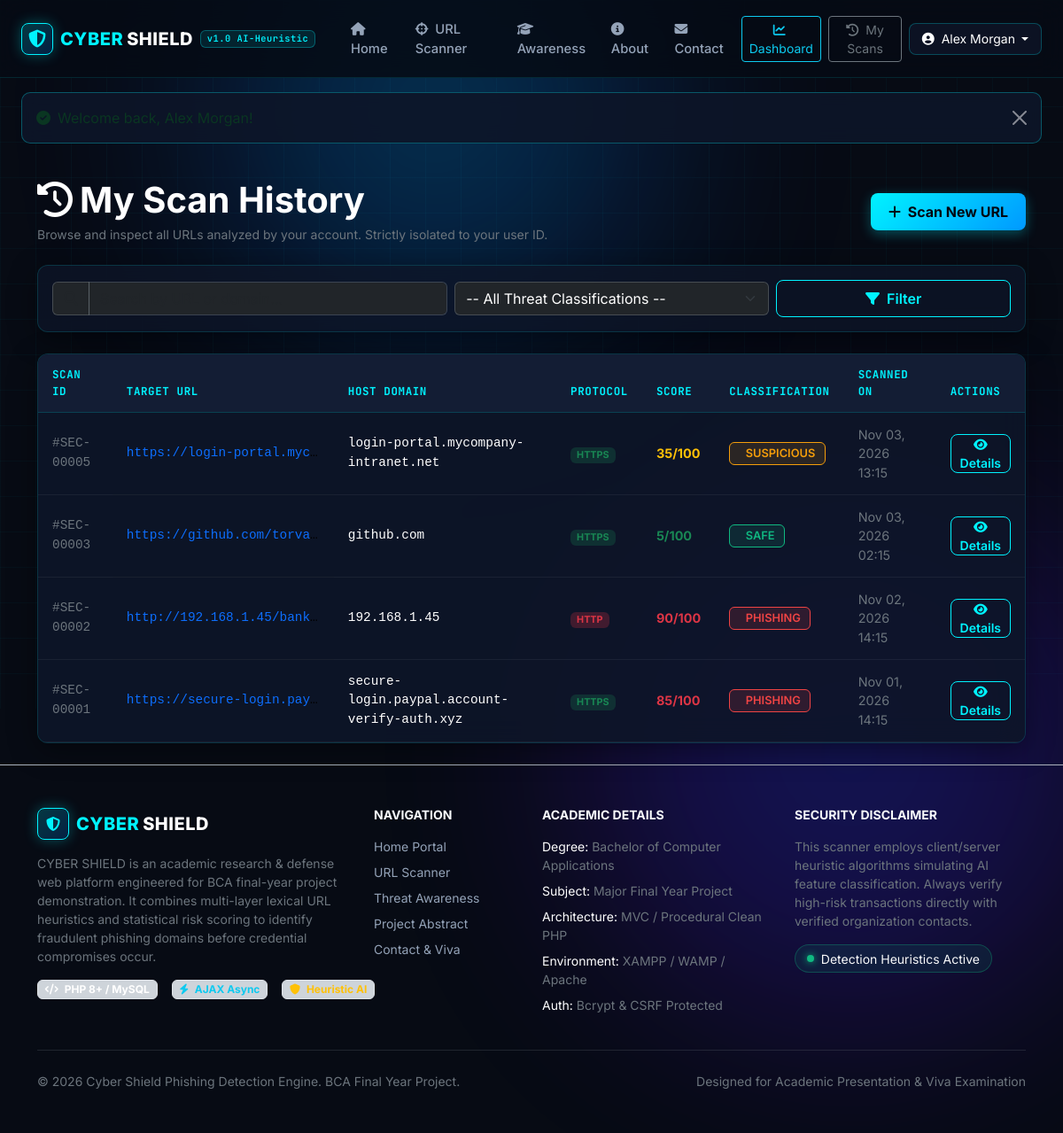
/user/scans.php (signed in), run on the app's committed database.
### tables this page shows
CREATE TABLE IF NOT EXISTS `scans` (
  `id` INT UNSIGNED AUTO_INCREMENT PRIMARY KEY,
  `user_id` INT UNSIGNED NULL,
  `url` TEXT NOT NULL,
  `domain` VARCHAR(255) NOT NULL,
  `protocol` VARCHAR(10) NOT NULL,
  `risk_score` TINYINT UNSIGNED NOT NULL DEFAULT 0,
  `result` ENUM('SAFE', 'SUSPICIOUS', 'PHISHING') NOT NULL,
  `url_length` INT UNSIGNED NOT NULL DEFAULT 0,
  `has_https` TINYINT(1) NOT NULL DEFAULT 0,
  `has_ip` TINYINT(1) NOT NULL DEFAULT 0,
  `suspicious_keywords` TEXT DEFAULT NULL,
  `subdomain_count` INT UNSIGNED NOT NULL DEFAULT 0,
  `special_character_count` INT UNSIGNED NOT NULL DEFAULT 0,
  `analysis_data` LONGTEXT DEFAULT NULL,
  `reasons` TEXT DEFAULT NULL,
  `ip_address` VARCHAR(45) DEFAULT NULL,
  `created_at` TIMESTAMP DEFAULT CURRENT_TIMESTAMP,
  INDEX `idx_user_id` (`user_id`),
  INDEX `idx_result` (`result`),
  INDEX `idx_risk_score` (`risk_score`),
  INDEX `idx_created_at` (`created_at`),
  CONSTRAINT `fk_scans_user` FOREIGN KEY (`user_id`) REFERENCES `users` (`id`) ON DELETE SET NULL ON UPDATE CASCADE
);

### user/scans.php (the view, shortened to what this page needs)
<?php
$currentUser = getCurrentUser();
$userId = $currentUser['id'];
$db = getDBConnection();
$search = trim($_GET['q'] ?? '');
$page = max(1, (int)($_GET['page'] ?? 1));
$limit = 10;
$offset = ($page - 1) * $limit;
$conditions = ['user_id = :user_id'];
$params = [':user_id' => $userId];
$whereClause = implode(' AND ', $conditions);
$dataSql = "
    SELECT * FROM scans
    WHERE {$whereClause}
    ORDER BY created_at DESC
    LIMIT {$limit} OFFSET {$offset}
";
$dataStmt = $db->prepare($dataSql);
$dataStmt->execute($params);
$scans = $dataStmt->fetchAll();
require_once __DIR__ . '/../includes/header.php';
require_once __DIR__ . '/../includes/navbar.php';
?>
<div class="container py-4">
    <div class="d-flex flex-column flex-md-row justify-content-between align-items-md-center mb-4 gap-3">
        <div>
            <h1 class="text-white fw-bold mb-1"><i class="fa-solid fa-clock-rotate-left text-cyan me-2"></i>My Scan History</h1>
            <p class="text-secondary small mb-0">Browse and inspect all URLs analyzed by your account. Strictly isolated to your user ID.</p>
        </div>
        <a href="<?= BASE_URL ?>/checker.php" class="btn btn-cyan">
            <i class="fa-solid fa-plus me-1"></i> Scan New URL
        </a>
    </div>
    <div class="cyber-card p-3 mb-4">
        <form method="GET" action="scans.php" class="row g-2 align-items-center">
            <div class="col-md-5">
                <div class="input-group">
                    <span class="input-group-text bg-dark border-secondary border-opacity-50 text-cyan">
                        <i class="fa-solid fa-magnifying-glass"></i>
                    </span>
                    <input
                        type="text"
                        name="q"
                        class="form-control bg-dark text-white border-secondary border-opacity-50"
                        placeholder="Search by URL or domain..."
                        value="<?= htmlspecialchars($search, ENT_QUOTES, 'UTF-8') ?>"
                    >
                </div>
            </div>
            <div class="col-md-4">
                <select name="result" class="form-select bg-dark text-white border-secondary border-opacity-50">
                    <option value="">-- All Threat Classifications --</option>
                </select>
            </div>
            <div class="col-md-3 d-flex gap-2">
                <button type="submit" class="btn btn-outline-cyan w-100">
                    <i class="fa-solid fa-filter me-1"></i> Filter
                </button>
            </div>
        </form>
    </div>
    <div class="cyber-card p-0 overflow-hidden">
        <div class="table-responsive">
            <table class="table table-cyber mb-0">
                <thead>
                    <tr>
                        <th>Scan ID</th>
                        <th>Target URL</th>
                        <th>Host Domain</th>
                        <th>Protocol</th>
                        <th>Score</th>
                        <th>Classification</th>
                        <th>Scanned On</th>
                        <th>Actions</th>
                    </tr>
                </thead>
                <tbody>
                    <?php if (empty($scans)): ?>
                        <tr>
                            <td colspan="8" class="text-center py-5 text-secondary">
                                <i class="fa-solid fa-inbox fs-2 mb-2 text-cyan d-block"></i>
                                No scan records found matching your filters.
                            </td>
                        </tr>
                    <?php else: ?>
                        <?php foreach ($scans as $s): ?>
                            <tr>
                                <td class="font-monospace text-secondary small">#SEC-<?= str_pad((string)$s['id'], 5, '0', STR_PAD_LEFT) ?></td>
                                <td class="font-monospace small text-truncate" style="max-width: 250px;">
                                    <a href="scan-details.php?id=<?= $s['id'] ?>" class="text-cyan text-decoration-none">
                                        <?= htmlspecialchars($s['url'], ENT_QUOTES, 'UTF-8') ?>
                                    </a>
                                </td>
                                <td class="font-monospace small text-white"><?= htmlspecialchars($s['domain']) ?></td>
                                <td>
                                    <span class="badge <?= $s['has_https'] ? 'bg-success bg-opacity-25 text-success' : 'bg-danger bg-opacity-25 text-danger' ?> small">
                                        <?= strtoupper($s['protocol']) ?>
                                    </span>
                                </td>
                                <td>
                                    <span class="fw-bold <?= $s['risk_score'] > 59 ? 'text-danger' : ($s['risk_score'] > 29 ? 'text-warning' : 'text-success') ?>">
                                        <?= (int)$s['risk_score'] ?>/100
                                    </span>
                                </td>
                                <td><?= renderResultBadge($s['result']) ?></td>
                                <td class="text-secondary small"><?= date('M d, Y H:i', strtotime($s['created_at'])) ?></td>
                                <td>
                                    <a href="scan-details.php?id=<?= $s['id'] ?>" class="btn btn-outline-cyan btn-sm py-0 px-2" title="Inspect Analysis">
                                        <i class="fa-solid fa-eye"></i> Details
                                    </a>
                                </td>
                            </tr>
                        <?php endforeach; ?>
                    <?php endif; ?>
                </tbody>
            </table>
        </div>
    </div>
</div>
<?php require_once __DIR__ . '/../includes/footer.php'; ?>

### includes/functions.php (shortened to what this page needs)
<?php
function getFlashMessage(): ?array {
    if (isset($_SESSION['flash'])) {
        $flash = $_SESSION['flash'];
        return $flash;
    }
    return null;
}
function renderFlashMessage(): string {
    $flash = getFlashMessage();
    $alertType = htmlspecialchars($flash['type'], ENT_QUOTES, 'UTF-8');
    $alertMsg  = htmlspecialchars($flash['message'], ENT_QUOTES, 'UTF-8');
    $icon = match($flash['type']) {
        'success' => '<i class="fa-solid fa-circle-check me-2"></i>',
        'danger'  => '<i class="fa-solid fa-triangle-exclamation me-2"></i>',
        'warning' => '<i class="fa-solid fa-circle-exclamation me-2"></i>',
        default   => '<i class="fa-solid fa-circle-info me-2"></i>'
    };
    return <<<HTML
    <div class="alert alert-{$alertType} alert-dismissible fade show cyber-alert" role="alert">
        <div class="d-flex align-items-center">
            {$icon}
            <div>{$alertMsg}</div>
        </div>
        <button type="button" class="btn-close btn-close-white" data-bs-dismiss="alert" aria-label="Close"></button>
    </div>
HTML;
}
function renderResultBadge(string $result): string {
    return match (strtoupper($result)) {
        'SAFE'       => '<span class="badge badge-safe"><i class="fa-solid fa-shield-check me-1"></i> SAFE</span>',
        'SUSPICIOUS' => '<span class="badge badge-suspicious"><i class="fa-solid fa-shield-exclamation me-1"></i> SUSPICIOUS</span>',
        'PHISHING'   => '<span class="badge badge-phishing"><i class="fa-solid fa-shield-xmark me-1"></i> PHISHING</span>',
        default      => '<span class="badge badge-secondary">' . htmlspecialchars($result) . '</span>'
    };
}

### assets/css/style.css (style rules this page uses)
:root { --cyber-bg: #070b14; --cyber-card-bg: rgba(14, 22, 40, 0.75); --cyber-card-border: rgba(0, 243, 255, 0.15); --cyber-cyan: #00f3ff; --cyber-cyan-glow: rgba(0, 243, 255, 0.35); --cyber-blue: #0077ff; --cyber-safe: #10b981; --cyber-safe-bg: rgba(16, 185, 129, 0.12); --cyber-suspicious: #f59e0b; --cyber-suspicious-bg: rgba(245, 158, 11, 0.12); --cyber-danger: #ef4444; --cyber-danger-bg: rgba(239, 68, 68, 0.15); --cyber-text: #f8fafc; --cyber-text-muted: #94a3b8; --cyber-font-sans: 'Inter', -apple-system, BlinkMacSystemFont, sans-serif; --cyber-font-mono: 'JetBrains Mono', monospace; }
body.cyber-theme { background-color: var(--cyber-bg); color: var(--cyber-text); font-family: var(--cyber-font-sans); min-height: 100vh; display: flex; flex-direction: column; position: relative; overflow-x: hidden; }
.btn-cyan { background: linear-gradient(135deg, #00f3ff, #0099ff); color: #030712; font-weight: 700; border: none; border-radius: 8px; padding: 0.55rem 1.25rem; box-shadow: 0 4px 14px rgba(0, 243, 255, 0.3); transition: all 0.25s ease; }
.btn-outline-cyan { background: transparent; color: var(--cyber-cyan); border: 1px solid var(--cyber-cyan); font-weight: 600; border-radius: 8px; padding: 0.5rem 1.15rem; transition: all 0.25s ease; }
.cyber-card { background: var(--cyber-card-bg); border: 1px solid var(--cyber-card-border); border-radius: 12px; backdrop-filter: blur(16px); padding: 1.5rem; box-shadow: 0 8px 32px rgba(0, 0, 0, 0.4); transition: border-color 0.3s ease, transform 0.3s ease; }
.badge-safe { background-color: var(--cyber-safe-bg); color: var(--cyber-safe); border: 1px solid var(--cyber-safe); font-weight: 600; font-size: 0.8rem; padding: 0.35rem 0.65rem; }
.badge-suspicious { background-color: var(--cyber-suspicious-bg); color: var(--cyber-suspicious); border: 1px solid var(--cyber-suspicious); font-weight: 600; font-size: 0.8rem; padding: 0.35rem 0.65rem; }
.badge-phishing { background-color: var(--cyber-danger-bg); color: var(--cyber-danger); border: 1px solid var(--cyber-danger); font-weight: 600; font-size: 0.8rem; padding: 0.35rem 0.65rem; }
.cyber-alert { background: rgba(14, 22, 40, 0.9); border: 1px solid rgba(0, 243, 255, 0.3); border-radius: 10px; backdrop-filter: blur(10px); }
.table-cyber { color: #e2e8f0; vertical-align: middle; }
.table-cyber th { background: rgba(20, 30, 55, 0.9); color: var(--cyber-cyan); font-family: var(--cyber-font-mono); font-size: 0.78rem; text-transform: uppercase; letter-spacing: 0.05em; border-bottom: 1px solid rgba(0, 243, 255, 0.2); padding: 0.85rem 1rem; }
.table-cyber td { background: rgba(14, 22, 40, 0.6); border-bottom: 1px solid rgba(255, 255, 255, 0.06); padding: 0.85rem 1rem; font-size: 0.9rem; }

### data on the page
scans: id "00005", url "https://login-portal.myc…", domain "login-portal.mycompany-intranet.net", protocol "HTTPS", risk_score "35", result "SUSPICIOUS", created_at "Nov 03, 2026 13:15"
scans: id "00003", url "https://github.com/torva…", domain "github.com", protocol "HTTPS", risk_score "5", result "SAFE", created_at "Nov 03, 2026 02:15"
scans: id "00002", url "http://192.168.1.45/bank…", domain "192.168.1.45", protocol "HTTP", risk_score "90", result "PHISHING", created_at "Nov 02, 2026 14:15"
scans: id "00001", url "https://secure-login.pay…", domain "secure-login.paypal.account-verify-auth.xyz", protocol "HTTPS", risk_score "85", result "PHISHING", created_at "Nov 01, 2026 14:15"

### other printed values
$user['name'] "Alex Morgan"
$alertMsg "Welcome back, Alex Morgan!"
